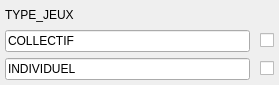
     <widget class="QWidget" name="scrollAreaWidgetContents_17">
      <property name="geometry">
       <rect>
        <x>0</x>
        <y>0</y>
        <width>279</width>
        <height>85</height>
       </rect>
      </property>
      <layout class="QGridLayout" name="gridLayout_18">
       <property name="leftMargin">
        <number>5</number>
       </property>
       <property name="topMargin">
        <number>5</number>
       </property>
       <property name="rightMargin">
        <number>5</number>
       </property>
       <property name="bottomMargin">
        <number>5</number>
       </property>
       <property name="horizontalSpacing">
        <number>10</number>
       </property>
       <item row="3" column="1">
        <widget class="QCheckBox" name="checkBox">
         <property name="text">
          <string/>
         </property>
        </widget>
       </item>
       <item row="8" column="0">
        <widget class="QLineEdit" name="lineEdit_10">
         <property name="text">
          <string>INDIVIDUEL</string>
         </property>
        </widget>
       </item>
       <item row="3" column="0">
        <widget class="QLineEdit" name="lineEdit_9">
         <property name="text">
          <string>COLLECTIF </string>
         </property>
        </widget>
       </item>
       <item row="8" column="1">
        <widget class="QCheckBox" name="checkBox_2">
         <property name="text">
          <string/>
         </property>
        </widget>
       </item>
       <item row="0" column="0">
        <widget class="QLabel" name="label_17">
         <property name="text">
          <string>TYPE_JEUX</string>
         </property>
        </widget>
       </item>
      </layout>
     </widget>
